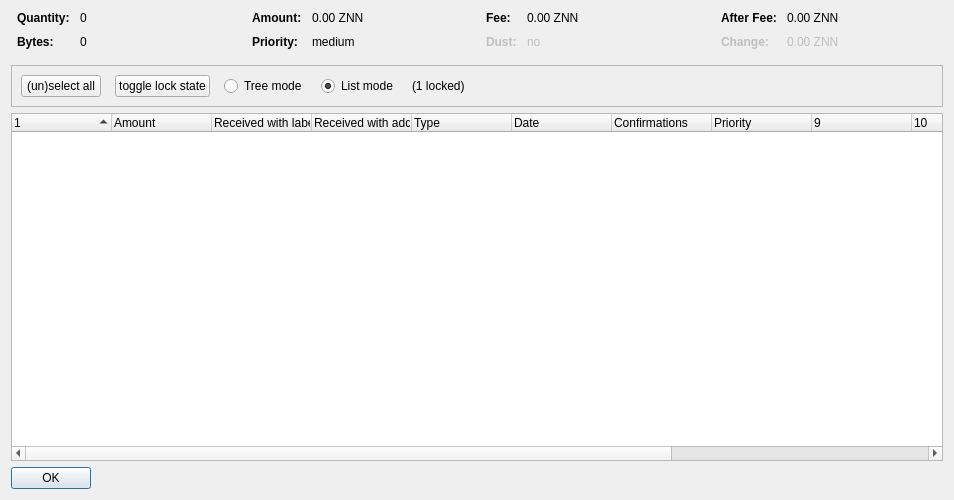
<?xml version="1.0" encoding="UTF-8"?>
<ui version="4.0">
 <class>CoinControlDialog</class>
 <widget class="QDialog" name="CoinControlDialog">
  <property name="geometry">
   <rect>
    <x>0</x>
    <y>0</y>
    <width>954</width>
    <height>500</height>
   </rect>
  </property>
  <property name="windowTitle">
   <string>Coin Selection</string>
  </property>
  <layout class="QVBoxLayout" name="verticalLayout">
   <item>
    <layout class="QHBoxLayout" name="horizontalLayoutTop" stretch="0,0,0,0">
     <property name="topMargin">
      <number>0</number>
     </property>
     <property name="bottomMargin">
      <number>10</number>
     </property>
     <item>
      <layout class="QFormLayout" name="formLayoutCoinControl1">
       <property name="horizontalSpacing">
        <number>10</number>
       </property>
       <property name="verticalSpacing">
        <number>10</number>
       </property>
       <property name="leftMargin">
        <number>6</number>
       </property>
       <property name="rightMargin">
        <number>6</number>
       </property>
       <item row="0" column="0">
        <widget class="QLabel" name="labelCoinControlQuantityText">
         <property name="font">
          <font>
           <weight>75</weight>
           <bold>true</bold>
          </font>
         </property>
         <property name="text">
          <string>Quantity:</string>
         </property>
        </widget>
       </item>
       <item row="0" column="1">
        <widget class="QLabel" name="labelCoinControlQuantity">
         <property name="cursor">
          <cursorShape>IBeamCursor</cursorShape>
         </property>
         <property name="contextMenuPolicy">
          <enum>Qt::ActionsContextMenu</enum>
         </property>
         <property name="text">
          <string notr="true">0</string>
         </property>
         <property name="textInteractionFlags">
          <set>Qt::LinksAccessibleByMouse|Qt::TextSelectableByKeyboard|Qt::TextSelectableByMouse</set>
         </property>
        </widget>
       </item>
       <item row="1" column="0">
        <widget class="QLabel" name="labelCoinControlBytesText">
         <property name="font">
          <font>
           <weight>75</weight>
           <bold>true</bold>
          </font>
         </property>
         <property name="text">
          <string>Bytes:</string>
         </property>
        </widget>
       </item>
       <item row="1" column="1">
        <widget class="QLabel" name="labelCoinControlBytes">
         <property name="cursor">
          <cursorShape>IBeamCursor</cursorShape>
         </property>
         <property name="contextMenuPolicy">
          <enum>Qt::ActionsContextMenu</enum>
         </property>
         <property name="text">
          <string notr="true">0</string>
         </property>
         <property name="textInteractionFlags">
          <set>Qt::LinksAccessibleByMouse|Qt::TextSelectableByKeyboard|Qt::TextSelectableByMouse</set>
         </property>
        </widget>
       </item>
      </layout>
     </item>
     <item>
      <layout class="QFormLayout" name="formLayoutCoinControl2">
       <property name="horizontalSpacing">
        <number>10</number>
       </property>
       <property name="verticalSpacing">
        <number>10</number>
       </property>
       <property name="leftMargin">
        <number>6</number>
       </property>
       <property name="rightMargin">
        <number>6</number>
       </property>
       <item row="0" column="0">
        <widget class="QLabel" name="labelCoinControlAmountText">
         <property name="font">
          <font>
           <weight>75</weight>
           <bold>true</bold>
          </font>
         </property>
         <property name="text">
          <string>Amount:</string>
         </property>
        </widget>
       </item>
       <item row="0" column="1">
        <widget class="QLabel" name="labelCoinControlAmount">
         <property name="cursor">
          <cursorShape>IBeamCursor</cursorShape>
         </property>
         <property name="contextMenuPolicy">
          <enum>Qt::ActionsContextMenu</enum>
         </property>
         <property name="text">
          <string notr="true">0.00 ZNN</string>
         </property>
         <property name="textInteractionFlags">
          <set>Qt::LinksAccessibleByMouse|Qt::TextSelectableByKeyboard|Qt::TextSelectableByMouse</set>
         </property>
        </widget>
       </item>
       <item row="1" column="0">
        <widget class="QLabel" name="labelCoinControlPriorityText">
         <property name="font">
          <font>
           <weight>75</weight>
           <bold>true</bold>
          </font>
         </property>
         <property name="text">
          <string>Priority:</string>
         </property>
        </widget>
       </item>
       <item row="1" column="1">
        <widget class="QLabel" name="labelCoinControlPriority">
         <property name="cursor">
          <cursorShape>IBeamCursor</cursorShape>
         </property>
         <property name="contextMenuPolicy">
          <enum>Qt::ActionsContextMenu</enum>
         </property>
         <property name="text">
          <string>medium</string>
         </property>
         <property name="textInteractionFlags">
          <set>Qt::LinksAccessibleByMouse|Qt::TextSelectableByKeyboard|Qt::TextSelectableByMouse</set>
         </property>
        </widget>
       </item>
      </layout>
     </item>
     <item>
      <layout class="QFormLayout" name="formLayoutCoinControl3">
       <property name="horizontalSpacing">
        <number>10</number>
       </property>
       <property name="verticalSpacing">
        <number>10</number>
       </property>
       <property name="leftMargin">
        <number>6</number>
       </property>
       <property name="rightMargin">
        <number>6</number>
       </property>
       <item row="0" column="0">
        <widget class="QLabel" name="labelCoinControlFeeText">
         <property name="font">
          <font>
           <weight>75</weight>
           <bold>true</bold>
          </font>
         </property>
         <property name="text">
          <string>Fee:</string>
         </property>
        </widget>
       </item>
       <item row="0" column="1">
        <widget class="QLabel" name="labelCoinControlFee">
         <property name="cursor">
          <cursorShape>IBeamCursor</cursorShape>
         </property>
         <property name="contextMenuPolicy">
          <enum>Qt::ActionsContextMenu</enum>
         </property>
         <property name="text">
          <string notr="true">0.00 ZNN</string>
         </property>
         <property name="textInteractionFlags">
          <set>Qt::LinksAccessibleByMouse|Qt::TextSelectableByKeyboard|Qt::TextSelectableByMouse</set>
         </property>
        </widget>
       </item>
       <item row="1" column="0">
        <widget class="QLabel" name="labelCoinControlLowOutputText">
         <property name="enabled">
          <bool>false</bool>
         </property>
         <property name="font">
          <font>
           <weight>75</weight>
           <bold>true</bold>
          </font>
         </property>
         <property name="text">
          <string>Dust:</string>
         </property>
        </widget>
       </item>
       <item row="1" column="1">
        <widget class="QLabel" name="labelCoinControlLowOutput">
         <property name="enabled">
          <bool>false</bool>
         </property>
         <property name="cursor">
          <cursorShape>IBeamCursor</cursorShape>
         </property>
         <property name="contextMenuPolicy">
          <enum>Qt::ActionsContextMenu</enum>
         </property>
         <property name="text">
          <string>no</string>
         </property>
         <property name="textInteractionFlags">
          <set>Qt::LinksAccessibleByMouse|Qt::TextSelectableByKeyboard|Qt::TextSelectableByMouse</set>
         </property>
        </widget>
       </item>
      </layout>
     </item>
     <item>
      <layout class="QFormLayout" name="formLayoutCoinControl4">
       <property name="horizontalSpacing">
        <number>10</number>
       </property>
       <property name="verticalSpacing">
        <number>10</number>
       </property>
       <property name="leftMargin">
        <number>6</number>
       </property>
       <property name="rightMargin">
        <number>6</number>
       </property>
       <item row="0" column="0">
        <widget class="QLabel" name="labelCoinControlAfterFeeText">
         <property name="font">
          <font>
           <weight>75</weight>
           <bold>true</bold>
          </font>
         </property>
         <property name="text">
          <string>After Fee:</string>
         </property>
        </widget>
       </item>
       <item row="0" column="1">
        <widget class="QLabel" name="labelCoinControlAfterFee">
         <property name="cursor">
          <cursorShape>IBeamCursor</cursorShape>
         </property>
         <property name="contextMenuPolicy">
          <enum>Qt::ActionsContextMenu</enum>
         </property>
         <property name="text">
          <string notr="true">0.00 ZNN</string>
         </property>
         <property name="textInteractionFlags">
          <set>Qt::LinksAccessibleByMouse|Qt::TextSelectableByKeyboard|Qt::TextSelectableByMouse</set>
         </property>
        </widget>
       </item>
       <item row="1" column="0">
        <widget class="QLabel" name="labelCoinControlChangeText">
         <property name="enabled">
          <bool>false</bool>
         </property>
         <property name="font">
          <font>
           <weight>75</weight>
           <bold>true</bold>
          </font>
         </property>
         <property name="text">
          <string>Change:</string>
         </property>
        </widget>
       </item>
       <item row="1" column="1">
        <widget class="QLabel" name="labelCoinControlChange">
         <property name="enabled">
          <bool>false</bool>
         </property>
         <property name="cursor">
          <cursorShape>IBeamCursor</cursorShape>
         </property>
         <property name="contextMenuPolicy">
          <enum>Qt::ActionsContextMenu</enum>
         </property>
         <property name="text">
          <string notr="true">0.00 ZNN</string>
         </property>
         <property name="textInteractionFlags">
          <set>Qt::LinksAccessibleByMouse|Qt::TextSelectableByKeyboard|Qt::TextSelectableByMouse</set>
         </property>
        </widget>
       </item>
      </layout>
     </item>
    </layout>
   </item>
   <item>
    <widget class="QFrame" name="frame">
     <property name="minimumSize">
      <size>
       <width>0</width>
       <height>40</height>
      </size>
     </property>
     <property name="frameShape">
      <enum>QFrame::StyledPanel</enum>
     </property>
     <property name="frameShadow">
      <enum>QFrame::Sunken</enum>
     </property>
     <layout class="QHBoxLayout" name="horizontalLayout">
      <item>
       <layout class="QHBoxLayout" name="horizontalLayoutPanel" stretch="0,0,0,0,0,0">
        <property name="spacing">
         <number>14</number>
        </property>
        <item>
         <widget class="QPushButton" name="pushButtonSelectAll">
          <property name="sizePolicy">
           <sizepolicy hsizetype="Maximum" vsizetype="Fixed">
            <horstretch>0</horstretch>
            <verstretch>0</verstretch>
           </sizepolicy>
          </property>
          <property name="text">
           <string>(un)select all</string>
          </property>
          <property name="autoDefault">
           <bool>false</bool>
          </property>
         </widget>
        </item>
        <item>
         <widget class="QPushButton" name="pushButtonToggleLock">
          <property name="sizePolicy">
           <sizepolicy hsizetype="Maximum" vsizetype="Fixed">
            <horstretch>0</horstretch>
            <verstretch>0</verstretch>
           </sizepolicy>
          </property>
          <property name="text">
           <string>toggle lock state</string>
          </property>
          <property name="autoDefault">
           <bool>false</bool>
          </property>
         </widget>
        </item>
        <item>
         <widget class="QRadioButton" name="radioTreeMode">
          <property name="sizePolicy">
           <sizepolicy hsizetype="Maximum" vsizetype="Fixed">
            <horstretch>0</horstretch>
            <verstretch>0</verstretch>
           </sizepolicy>
          </property>
          <property name="text">
           <string>Tree mode</string>
          </property>
         </widget>
        </item>
        <item>
         <widget class="QRadioButton" name="radioListMode">
          <property name="sizePolicy">
           <sizepolicy hsizetype="Maximum" vsizetype="Fixed">
            <horstretch>0</horstretch>
            <verstretch>0</verstretch>
           </sizepolicy>
          </property>
          <property name="text">
           <string>List mode</string>
          </property>
          <property name="checked">
           <bool>true</bool>
          </property>
         </widget>
        </item>
        <item>
         <widget class="QLabel" name="labelLocked">
          <property name="text">
           <string>(1 locked)</string>
          </property>
         </widget>
        </item>
        <item>
         <spacer name="horizontalSpacer">
          <property name="orientation">
           <enum>Qt::Horizontal</enum>
          </property>
          <property name="sizeHint" stdset="0">
           <size>
            <width>40</width>
            <height>20</height>
           </size>
          </property>
         </spacer>
        </item>
       </layout>
      </item>
     </layout>
    </widget>
   </item>
   <item>
    <widget class="CoinControlTreeWidget" name="treeWidget">
     <property name="contextMenuPolicy">
      <enum>Qt::CustomContextMenu</enum>
     </property>
     <property name="sortingEnabled">
      <bool>false</bool>
     </property>
     <property name="columnCount">
      <number>13</number>
     </property>
     <attribute name="headerShowSortIndicator" stdset="0">
      <bool>true</bool>
     </attribute>
     <attribute name="headerStretchLastSection">
      <bool>false</bool>
     </attribute>
     <column>
      <property name="text">
       <string/>
      </property>
     </column>
     <column>
      <property name="text">
       <string>Amount</string>
      </property>
     </column>
     <column>
      <property name="text">
       <string>Received with label</string>
      </property>
     </column>
     <column>
      <property name="text">
       <string>Received with address</string>
      </property>
     </column>
     <column>
      <property name="text">
	<string>Type</string>
      </property>
     </column>
     <column>
      <property name="text">	 
       <string>Date</string>
      </property>
     </column>
     <column>
      <property name="text">
       <string>Confirmations</string>
      </property>
      <property name="toolTip">
       <string>Confirmed</string>
      </property>
     </column>
     <column>
      <property name="text">
       <string>Priority</string>
      </property>
     </column>
     <column>
      <property name="text">
       <string/>
      </property>
     </column>
     <column>
      <property name="text">
       <string/>
      </property>
     </column>
     <column>
      <property name="text">
       <string/>
      </property>
     </column>
     <column>
      <property name="text">
       <string/>
      </property>
     </column>
     <column>
      <property name="text">
       <string/>
      </property>
     </column>
    </widget>
   </item>
   <item>
    <widget class="QDialogButtonBox" name="buttonBox">
     <property name="sizePolicy">
      <sizepolicy hsizetype="Maximum" vsizetype="Fixed">
       <horstretch>0</horstretch>
       <verstretch>0</verstretch>
      </sizepolicy>
     </property>
     <property name="orientation">
      <enum>Qt::Horizontal</enum>
     </property>
     <property name="standardButtons">
      <set>QDialogButtonBox::Ok</set>
     </property>
    </widget>
   </item>
  </layout>
 </widget>
 <customwidgets>
  <customwidget>
   <class>CoinControlTreeWidget</class>
   <extends>QTreeWidget</extends>
   <header>coincontroltreewidget.h</header>
  </customwidget>
 </customwidgets>
 <resources/>
 <connections/>
</ui>
